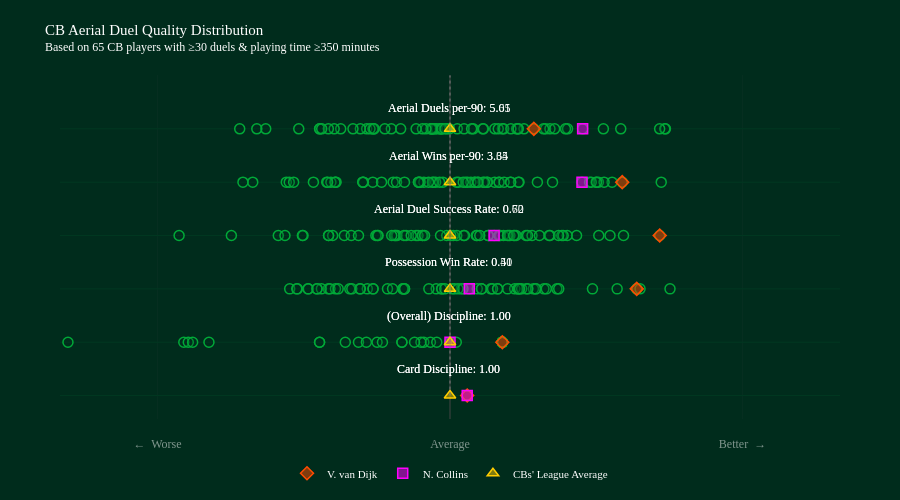

Source (notebook cell):
### Code cell
from classes.visual import DistributionPlot


# Create distribution plot for z-scores
dist_plot = DistributionPlot(
    columns = metrics,
    labels = ["←  Worse", "Average", "Better  →"],
    quality_metric_labels = Quality_Metric_labels,
    quality_metric_value_columns = Quality_Metric_label_Value_displayed
)

# Add title
dist_plot.add_title(
    title="CB Aerial Duel Quality Distribution",
    subtitle=f"Based on {len(duel_summary)} CB players with ≥{min_num_duels_involved_in_threshold} duels & playing time ≥{min_minutes_played_threshold} minutes"
)

# Convert z_scores to dataframe format expected by add_group_data
# and merge the raw metric columns so annotation text can show non-z values.
z_scores_df = z_scores.reset_index()

raw_metric_columns = list(dict.fromkeys(Quality_Metric_label_Value_displayed.values()))
missing_raw_metric_columns = [col for col in raw_metric_columns if col not in duel_summary.columns]
if missing_raw_metric_columns:
    raise KeyError(
        "Missing raw metric column(s) required for annotation values: "
        + ", ".join(missing_raw_metric_columns)
    )

raw_metrics_df = duel_summary[raw_metric_columns].reset_index()

z_scores_df = z_scores_df.merge(
    raw_metrics_df,
    on=["player.id", "player.name"],
    how="left",
    validate="one_to_one",
)


# Create hover payload by z-scored metric, containing the raw metric value and the z-score for that metric, to be used in the distribution plot hover annotations
# this allows us to show both the z-score and the actual metric value in the hover tooltip for each player, providing more context and interpretability to the distribution plot.

hover_payload_suffix = "_hover_payload"
hover_string = "%{customdata[0]} = %{customdata[1]:.2f}<br>Respective Z-score = %{customdata[2]:.2f}"

for metric in metrics:
    raw_metric = Quality_Metric_label_Value_displayed.get(metric, metric.replace("z_", "", 1))
    metric_label = Quality_Metric_labels.get(metric, metric)
    z_scores_df[f"{metric}{hover_payload_suffix}"] = list(
        zip(
            [metric_label] * len(z_scores_df),
            z_scores_df[raw_metric],
            pd.to_numeric(z_scores_df[metric], errors="coerce"),
        )
    )


# Add all players as group data (background distribution)
dist_plot.add_group_data(
    df_plot=z_scores_df,
    plots="",  # No suffix needed since columns are already z-scores
    names=z_scores_df["player.name"],
    legend="All players",
    hover=hover_payload_suffix,
    hover_string=hover_string
)


# Highlight/Select a specific player (CB #1) --> (ex: player.id = 370  ==> V. van Dijk)
selected_player = z_scores_df[z_scores_df["player.id"] == 370]
if not selected_player.empty:
    player_name = selected_player["player.name"].iloc[0]
    dist_plot.add_data_point(
        ser_plot=selected_player.iloc[0],
        plots="",
        name=player_name,
        hover=hover_payload_suffix,
        hover_string=hover_string,
        add_annotations=True
    )



# Highlight/Select a specific player (CB #2) --> (ex: player.id = 479155  ==>  N. Collins)
selected_player = z_scores_df[z_scores_df["player.id"] == 479155]
if not selected_player.empty:
    player_name = selected_player["player.name"].iloc[0]
    dist_plot.add_data_point(
        ser_plot=selected_player.iloc[0],
        plots="",
        name=player_name,
        hover=hover_payload_suffix,
        hover_string=hover_string,
        add_annotations=True
    )




# Calculate cohort averages (raw metric values & z-scores)
cb_avg_raw_metrics = pd.Series(
    {
        raw_col: pd.to_numeric(z_scores_df[raw_col], errors="coerce").mean()
        for raw_col in raw_metric_columns
    }
)
cb_avg_z_scores = pd.Series(
    {
        z_col: pd.to_numeric(z_scores_df[z_col], errors="coerce").mean()
        for z_col in metrics
    }
)

cb_averages_summary = pd.DataFrame(
    {
        "metric": metrics,
        "avg_metric_value": [cb_avg_raw_metrics.get(Quality_Metric_label_Value_displayed[m], float("nan")) for m in metrics],
        "avg_z_score": [cb_avg_z_scores.get(m, float("nan")) for m in metrics],
    }
)


# 

cb_average_point = cb_avg_z_scores.copy()
for metric, raw_metric in Quality_Metric_label_Value_displayed.items():
    cb_average_point[raw_metric] = cb_avg_raw_metrics.get(raw_metric, float("nan"))
for metric in metrics:
    raw_metric = Quality_Metric_label_Value_displayed.get(metric, metric.replace("z_", "", 1))
    metric_label = Quality_Metric_labels.get(metric, metric)
    cb_average_point[f"{metric}{hover_payload_suffix}"] = [
        metric_label,
        cb_average_point.get(raw_metric, float("nan")),
        cb_average_point.get(metric, float("nan")),
    ]

cb_average_point["player.id"] = -1
cb_average_point["player.name"] = "CBs' League Average"


# Add All-CBs average as a distinct data point (using averaged z-scores)
dist_plot.add_data_point(
    ser_plot=cb_average_point,
    plots="",
    name="CBs' League Average",
    hover=hover_payload_suffix,
    hover_string=hover_string,
    add_annotations=False
)

# For Jupyter notebooks, use this to display
dist_plot.fig.show()

### Figure 1 — Plotly figure (JSON) as saved in the notebook; plotly's stock layout.template omitted (floating-point values rounded to 4 significant figures; data arrays with more than 128 entries replaced by an {"elided": "..."} marker saying what was removed)
{"data": [{"customdata": {"elided": "65x3 mixed values"}, "hovertemplate": "%{text}<br>%{customdata[0]} = %{customdata[1]:.2f}<br>Respective Z-score = %{customdata[2]:.2f}<extra></extra>", "marker": {"color": "rgba(0, 44, 28, 0.2)", "line": {"color": "rgba(0, 169, 56, 1)", "width": 1.5}, "size": 10}, "mode": "markers", "showlegend": false, "text": ["N. Collins", "M. Kilman", "V. van Dijk", "D. Burn", "N. Milenković", "Murillo", "L. Colwill", "M. Lacroix", "I. Zabarnyi", "W. Saliba", "M. Guéhi", "J. van Hecke", "F. Schär", "J. Tarkowski", "C. Bassey", "T. Harwood-Bellis", "W. Faes", "J. Andersen", "I. Konaté", "J. Bednarek", "Toti", "J. Branthwaite", "D. O'Shea", "Dean Huijsen", "E. Konsa", "Gabriel Magalhaes", "Rúben Dias", "M. de Ligt", "L. Dunk", "K. Mavropanos", "Pau Torres", "M. Akanji", "C. Richards", "E. Pinnock", "J. Todibo", "T. Chalobah", "J. Greaves", "H. Maguire", "C. Coady", "S. Bueno", "L. Martínez", "M. Doherty", "S. van den Berg", "C. Burgess", "T. Adarabioyo", "C. Romero", "E. Agbadou", "J. Vestergaard", "B. Davies", "I. Diop", "R. Drăgușin", "L. Yoro", "L. Woolfenden", "C. Okoli", "M. Senesi", "T. Mings", "M. Keane", "M. van de Ven", "C. Dawson", "J. Gvardiol", "A. Webster", "W. Fofana", "N. Mazraoui", "K. Danso", "S. Botman"], "type": "scatter", "x": [0.1766, 0.1766, 0.1766, 0.1766, -5.27, 0.1766, -5.854, 0.1766, 0.1766, 0.1766, 0.1766, 0.1766, 0.1766, 0.1766, 0.1766, 0.1766, 0.1766, 0.1766, 0.1766, 0.1766, 0.1766, 0.1766, 0.1766, 0.1766, 0.1766, 0.1766, 0.1766, 0.1766, 0.1766, 0.1766, 0.1766, 0.1766, 0.1766, 0.1766, 0.1766, 0.1766, 0.1766, 0.1766, 0.1766, 0.1766, 0.1766, 0.1766, 0.1766, 0.1766, 0.1766, 0.1766, 0.1766, 0.1766, 0.1766, 0.1766, 0.1766, 0.1766, 0.1766, 0.1766, 0.1766, 0.1766, 0.1766, 0.1766, 0.1766, 0.1766, 0.1766, 0.1766, 0.1766, 0.1766, 0.1766], "y": [0, 0, 0, 0, 0, 0, 0, 0, 0, 0, 0, 0, 0, 0, 0, 0, 0, 0, 0, 0, 0, 0, 0, 0, 0, 0, 0, 0, 0, 0, 0, 0, 0, 0, 0, 0, 0, 0, 0, 0, 0, 0, 0, 0, 0, 0, 0, 0, 0, 0, 0, 0, 0, 0, 0, 0, 0, 0, 0, 0, 0, 0, 0, 0, 0]}, {"customdata": {"elided": "65x3 mixed values"}, "hovertemplate": "%{text}<br>%{customdata[0]} = %{customdata[1]:.2f}<br>Respective Z-score = %{customdata[2]:.2f}<extra></extra>", "marker": {"color": "rgba(0, 44, 28, 0.2)", "line": {"color": "rgba(0, 169, 56, 1)", "width": 1.5}, "size": 10}, "mode": "markers", "showlegend": false, "text": ["N. Collins", "M. Kilman", "V. van Dijk", "D. Burn", "N. Milenković", "Murillo", "L. Colwill", "M. Lacroix", "I. Zabarnyi", "W. Saliba", "M. Guéhi", "J. van Hecke", "F. Schär", "J. Tarkowski", "C. Bassey", "T. Harwood-Bellis", "W. Faes", "J. Andersen", "I. Konaté", "J. Bednarek", "Toti", "J. Branthwaite", "D. O'Shea", "Dean Huijsen", "E. Konsa", "Gabriel Magalhaes", "Rúben Dias", "M. de Ligt", "L. Dunk", "K. Mavropanos", "Pau Torres", "M. Akanji", "C. Richards", "E. Pinnock", "J. Todibo", "T. Chalobah", "J. Greaves", "H. Maguire", "C. Coady", "S. Bueno", "L. Martínez", "M. Doherty", "S. van den Berg", "C. Burgess", "T. Adarabioyo", "C. Romero", "E. Agbadou", "J. Vestergaard", "B. Davies", "I. Diop", "R. Drăgușin", "L. Yoro", "L. Woolfenden", "C. Okoli", "M. Senesi", "T. Mings", "M. Keane", "M. van de Ven", "C. Dawson", "J. Gvardiol", "A. Webster", "W. Fofana", "N. Mazraoui", "K. Danso", "S. Botman"], "type": "scatter", "x": [-2.867e-05, 0.5368, 0.5368, 0.0643, -0.9386, 0.5368, -2.73, -0.2684, 0.5368, 0.5368, -0.2009, 0.5368, 0.5368, -0.1358, 0.5368, 0.5368, 0.5368, -0.2978, 0.5368, 0.5368, -0.748, -0.4933, 0.5368, -0.3636, 0.5368, 0.5368, -0.8577, -0.6927, 0.5368, 0.5368, 0.5368, -1.074, 0.5368, 0.5368, 0.5368, 0.5368, -0.4933, 0.5368, 0.5368, 0.5368, 0.5368, 0.5368, 0.5368, 0.5368, -2.684, -3.918, 0.5368, 0.5368, 0.5368, 0.5368, 0.5368, 0.5368, 0.5368, -1.338, 0.5368, -1.338, 0.5368, 0.5368, 0.5368, 0.5368, -2.472, -2.639, 0.5368, 0.5368, 0.5368], "y": [1, 1, 1, 1, 1, 1, 1, 1, 1, 1, 1, 1, 1, 1, 1, 1, 1, 1, 1, 1, 1, 1, 1, 1, 1, 1, 1, 1, 1, 1, 1, 1, 1, 1, 1, 1, 1, 1, 1, 1, 1, 1, 1, 1, 1, 1, 1, 1, 1, 1, 1, 1, 1, 1, 1, 1, 1, 1, 1, 1, 1, 1, 1, 1, 1]}, {"customdata": {"elided": "65x3 mixed values"}, "hovertemplate": "%{text}<br>%{customdata[0]} = %{customdata[1]:.2f}<br>Respective Z-score = %{customdata[2]:.2f}<extra></extra>", "marker": {"color": "rgba(0, 44, 28, 0.2)", "line": {"color": "rgba(0, 169, 56, 1)", "width": 1.5}, "size": 10}, "mode": "markers", "showlegend": false, "text": ["N. Collins", "M. Kilman", "V. van Dijk", "D. Burn", "N. Milenković", "Murillo", "L. Colwill", "M. Lacroix", "I. Zabarnyi", "W. Saliba", "M. Guéhi", "J. van Hecke", "F. Schär", "J. Tarkowski", "C. Bassey", "T. Harwood-Bellis", "W. Faes", "J. Andersen", "I. Konaté", "J. Bednarek", "Toti", "J. Branthwaite", "D. O'Shea", "Dean Huijsen", "E. Konsa", "Gabriel Magalhaes", "Rúben Dias", "M. de Ligt", "L. Dunk", "K. Mavropanos", "Pau Torres", "M. Akanji", "C. Richards", "E. Pinnock", "J. Todibo", "T. Chalobah", "J. Greaves", "H. Maguire", "C. Coady", "S. Bueno", "L. Martínez", "M. Doherty", "S. van den Berg", "C. Burgess", "T. Adarabioyo", "C. Romero", "E. Agbadou", "J. Vestergaard", "B. Davies", "I. Diop", "R. Drăgușin", "L. Yoro", "L. Woolfenden", "C. Okoli", "M. Senesi", "T. Mings", "M. Keane", "M. van de Ven", "C. Dawson", "J. Gvardiol", "A. Webster", "W. Fofana", "N. Mazraoui", "K. Danso", "S. Botman"], "type": "scatter", "x": [0.1981, 0.6636, 1.915, -0.08577, 0.1153, 1.096, 0.856, -1.248, 0.4892, 2.256, -0.4662, 1.115, -1.174, -0.8482, -0.1413, -1.644, -1.453, 0.7823, 1.949, 0.9633, 1.461, 0.02272, -0.6411, 0.5907, 0.04527, -0.217, -0.4839, 0.9875, 0.08156, 0.2797, -1.028, -1.565, -1.319, 0.4194, -0.7893, 0.3235, 0.6994, 0.4359, -0.9246, -0.589, -1.572, 1.917, -1.231, -1.007, -0.08402, -0.9193, 1.714, -0.4763, 0.4881, -1.457, 0.3235, 0.8798, -1.147, -1.364, -0.4811, -1.364, -0.4662, 0.7347, 0.8798, 0.6994, 0.1331, -0.7893, -0.05291, 0.7984, 0.7129], "y": [2, 2, 2, 2, 2, 2, 2, 2, 2, 2, 2, 2, 2, 2, 2, 2, 2, 2, 2, 2, 2, 2, 2, 2, 2, 2, 2, 2, 2, 2, 2, 2, 2, 2, 2, 2, 2, 2, 2, 2, 2, 2, 2, 2, 2, 2, 2, 2, 2, 2, 2, 2, 2, 2, 2, 2, 2, 2, 2, 2, 2, 2, 2, 2, 2]}, {"customdata": {"elided": "65x3 mixed values"}, "hovertemplate": "%{text}<br>%{customdata[0]} = %{customdata[1]:.2f}<br>Respective Z-score = %{customdata[2]:.2f}<extra></extra>", "marker": {"color": "rgba(0, 44, 28, 0.2)", "line": {"color": "rgba(0, 169, 56, 1)", "width": 1.5}, "size": 10}, "mode": "markers", "showlegend": false, "text": ["N. Collins", "M. Kilman", "V. van Dijk", "D. Burn", "N. Milenković", "Murillo", "L. Colwill", "M. Lacroix", "I. Zabarnyi", "W. Saliba", "M. Guéhi", "J. van Hecke", "F. Schär", "J. Tarkowski", "C. Bassey", "T. Harwood-Bellis", "W. Faes", "J. Andersen", "I. Konaté", "J. Bednarek", "Toti", "J. Branthwaite", "D. O'Shea", "Dean Huijsen", "E. Konsa", "Gabriel Magalhaes", "Rúben Dias", "M. de Ligt", "L. Dunk", "K. Mavropanos", "Pau Torres", "M. Akanji", "C. Richards", "E. Pinnock", "J. Todibo", "T. Chalobah", "J. Greaves", "H. Maguire", "C. Coady", "S. Bueno", "L. Martínez", "M. Doherty", "S. van den Berg", "C. Burgess", "T. Adarabioyo", "C. Romero", "E. Agbadou", "J. Vestergaard", "B. Davies", "I. Diop", "R. Drăgușin", "L. Yoro", "L. Woolfenden", "C. Okoli", "M. Senesi", "T. Mings", "M. Keane", "M. van de Ven", "C. Dawson", "J. Gvardiol", "A. Webster", "W. Fofana", "N. Mazraoui", "K. Danso", "S. Botman"], "type": "scatter", "x": [0.4525, 0.5173, 2.151, 0.548, 1.026, 0.6623, 0.5033, -0.5626, -0.03343, 0.6147, -0.5429, 0.6028, -1.084, 1.298, -0.4506, -1.013, -0.2782, 0.7795, 0.8411, 0.3907, 0.1389, 0.9172, 0.3913, 0.2692, -0.3476, 1.147, -1.507, 0.6776, 0.03325, 1.202, -2.242, -1.514, -0.3283, 1.016, -1.204, 0.06951, 1.161, 0.5895, -1.761, -0.9382, -1.693, 1.526, -1.246, -0.5543, 0.008421, -0.7603, 0.6534, -0.285, -0.5723, -0.09732, -0.5978, -0.4727, -2.779, -0.7373, -0.7441, 0.1488, 1.114, -0.2605, 1.78, 0.7955, 1.641, 0.2781, -1.246, 0.3055, -0.3976], "y": [3, 3, 3, 3, 3, 3, 3, 3, 3, 3, 3, 3, 3, 3, 3, 3, 3, 3, 3, 3, 3, 3, 3, 3, 3, 3, 3, 3, 3, 3, 3, 3, 3, 3, 3, 3, 3, 3, 3, 3, 3, 3, 3, 3, 3, 3, 3, 3, 3, 3, 3, 3, 3, 3, 3, 3, 3, 3, 3, 3, 3, 3, 3, 3, 3]}, {"customdata": {"elided": "65x3 mixed values"}, "hovertemplate": "%{text}<br>%{customdata[0]} = %{customdata[1]:.2f}<br>Respective Z-score = %{customdata[2]:.2f}<extra></extra>", "marker": {"color": "rgba(0, 44, 28, 0.2)", "line": {"color": "rgba(0, 169, 56, 1)", "width": 1.5}, "size": 10}, "mode": "markers", "showlegend": false, "text": ["N. Collins", "M. Kilman", "V. van Dijk", "D. Burn", "N. Milenković", "Murillo", "L. Colwill", "M. Lacroix", "I. Zabarnyi", "W. Saliba", "M. Guéhi", "J. van Hecke", "F. Schär", "J. Tarkowski", "C. Bassey", "T. Harwood-Bellis", "W. Faes", "J. Andersen", "I. Konaté", "J. Bednarek", "Toti", "J. Branthwaite", "D. O'Shea", "Dean Huijsen", "E. Konsa", "Gabriel Magalhaes", "Rúben Dias", "M. de Ligt", "L. Dunk", "K. Mavropanos", "Pau Torres", "M. Akanji", "C. Richards", "E. Pinnock", "J. Todibo", "T. Chalobah", "J. Greaves", "H. Maguire", "C. Coady", "S. Bueno", "L. Martínez", "M. Doherty", "S. van den Berg", "C. Burgess", "T. Adarabioyo", "C. Romero", "E. Agbadou", "J. Vestergaard", "B. Davies", "I. Diop", "R. Drăgușin", "L. Yoro", "L. Woolfenden", "C. Okoli", "M. Senesi", "T. Mings", "M. Keane", "M. van de Ven", "C. Dawson", "J. Gvardiol", "A. Webster", "W. Fofana", "N. Mazraoui", "K. Danso", "S. Botman"], "type": "scatter", "x": [1.354, 1.052, 1.766, 2.167, 0.4573, -1.168, 0.08631, -0.268, -0.07277, -0.792, 0.1608, 0.8964, -0.3057, 1.499, -1.265, -0.5828, -1.221, 0.7079, 0.6222, 0.2528, -0.7019, 0.2142, 1.663, 0.5043, -1.679, 0.3389, -1.174, 0.06754, -0.1472, 0.2899, -1.649, -1.18, 0.3781, 1.522, -1.401, -0.1673, 1.58, 0.7025, -2.023, -0.5485, -2.124, 0.5024, 0.5547, -0.3231, 0.2563, 0.1806, -0.3108, -0.8876, 1.432, -0.8921, -0.4668, -1.256, -1.604, 0.1357, 0.3842, 0.6212, 1.448, -0.1807, -0.1064, -0.3239, 0.3515, -0.2199, -0.8952, 0.2843, 1.504], "y": [4, 4, 4, 4, 4, 4, 4, 4, 4, 4, 4, 4, 4, 4, 4, 4, 4, 4, 4, 4, 4, 4, 4, 4, 4, 4, 4, 4, 4, 4, 4, 4, 4, 4, 4, 4, 4, 4, 4, 4, 4, 4, 4, 4, 4, 4, 4, 4, 4, 4, 4, 4, 4, 4, 4, 4, 4, 4, 4, 4, 4, 4, 4, 4, 4]}, {"customdata": {"elided": "65x3 mixed values"}, "hovertemplate": "%{text}<br>%{customdata[0]} = %{customdata[1]:.2f}<br>Respective Z-score = %{customdata[2]:.2f}<extra></extra>", "marker": {"color": "rgba(0, 44, 28, 0.2)", "line": {"color": "rgba(0, 169, 56, 1)", "width": 1.5}, "size": 10}, "mode": "markers", "showlegend": false, "text": ["N. Collins", "M. Kilman", "V. van Dijk", "D. Burn", "N. Milenković", "Murillo", "L. Colwill", "M. Lacroix", "I. Zabarnyi", "W. Saliba", "M. Guéhi", "J. van Hecke", "F. Schär", "J. Tarkowski", "C. Bassey", "T. Harwood-Bellis", "W. Faes", "J. Andersen", "I. Konaté", "J. Bednarek", "Toti", "J. Branthwaite", "D. O'Shea", "Dean Huijsen", "E. Konsa", "Gabriel Magalhaes", "Rúben Dias", "M. de Ligt", "L. Dunk", "K. Mavropanos", "Pau Torres", "M. Akanji", "C. Richards", "E. Pinnock", "J. Todibo", "T. Chalobah", "J. Greaves", "H. Maguire", "C. Coady", "S. Bueno", "L. Martínez", "M. Doherty", "S. van den Berg", "C. Burgess", "T. Adarabioyo", "C. Romero", "E. Agbadou", "J. Vestergaard", "B. Davies", "I. Diop", "R. Drăgușin", "L. Yoro", "L. Woolfenden", "C. Okoli", "M. Senesi", "T. Mings", "M. Keane", "M. van de Ven", "C. Dawson", "J. Gvardiol", "A. Webster", "W. Fofana", "N. Mazraoui", "K. Danso", "S. Botman"], "type": "scatter", "x": [1.36, 0.9803, 0.8599, 2.21, 0.07455, -1.551, -0.09724, -0.006353, -0.03139, -1.121, 0.5371, 0.7588, 0.2388, 1.025, -1.335, -0.1875, -1.338, 0.4592, 0.3361, 0.1438, -0.8545, -0.1368, 1.751, 0.4948, -1.89, -0.1011, -0.7851, -0.1944, -0.1525, -0.1745, -1.188, -0.79, 0.6835, 1.206, -1.248, -0.1933, 1.185, 0.5503, -1.982, -0.1803, -2.157, -0.0885, 1.573, -0.08197, 0.3424, 0.699, -0.6018, -0.9194, 2.203, -0.9952, -0.2463, -1.316, -0.8206, 0.6244, 0.9591, 0.6979, 1.073, -0.05104, -0.7785, -0.6689, -0.2827, -0.3477, -0.506, 0.2219, 2.15], "y": [5, 5, 5, 5, 5, 5, 5, 5, 5, 5, 5, 5, 5, 5, 5, 5, 5, 5, 5, 5, 5, 5, 5, 5, 5, 5, 5, 5, 5, 5, 5, 5, 5, 5, 5, 5, 5, 5, 5, 5, 5, 5, 5, 5, 5, 5, 5, 5, 5, 5, 5, 5, 5, 5, 5, 5, 5, 5, 5, 5, 5, 5, 5, 5, 5]}, {"customdata": [["Card Discipline", 1, 0.1766]], "hovertemplate": "%{text}<br>%{customdata[0]} = %{customdata[1]:.2f}<br>Respective Z-score = %{customdata[2]:.2f}<extra></extra>", "marker": {"color": "rgba(255, 75, 0, 0.5)", "line": {"color": "rgba(255, 75, 0, 1)", "width": 1.5}, "size": 10, "symbol": "diamond"}, "mode": "markers", "name": "V. van Dijk", "showlegend": true, "text": ["V. van Dijk"], "type": "scatter", "x": [0.1766], "y": [0]}, {"customdata": [["(Overall) Discipline", 1, 0.5368]], "hovertemplate": "%{text}<br>%{customdata[0]} = %{customdata[1]:.2f}<br>Respective Z-score = %{customdata[2]:.2f}<extra></extra>", "marker": {"color": "rgba(255, 75, 0, 0.5)", "line": {"color": "rgba(255, 75, 0, 1)", "width": 1.5}, "size": 10, "symbol": "diamond"}, "mode": "markers", "name": "V. van Dijk", "showlegend": false, "text": ["V. van Dijk"], "type": "scatter", "x": [0.5368], "y": [1]}, {"customdata": [["Possession Win Rate", 0.5134, 1.915]], "hovertemplate": "%{text}<br>%{customdata[0]} = %{customdata[1]:.2f}<br>Respective Z-score = %{customdata[2]:.2f}<extra></extra>", "marker": {"color": "rgba(255, 75, 0, 0.5)", "line": {"color": "rgba(255, 75, 0, 1)", "width": 1.5}, "size": 10, "symbol": "diamond"}, "mode": "markers", "name": "V. van Dijk", "showlegend": false, "text": ["V. van Dijk"], "type": "scatter", "x": [1.915], "y": [2]}, {"customdata": [["Aerial Duel Success Rate", 0.7219, 2.151]], "hovertemplate": "%{text}<br>%{customdata[0]} = %{customdata[1]:.2f}<br>Respective Z-score = %{customdata[2]:.2f}<extra></extra>", "marker": {"color": "rgba(255, 75, 0, 0.5)", "line": {"color": "rgba(255, 75, 0, 1)", "width": 1.5}, "size": 10, "symbol": "diamond"}, "mode": "markers", "name": "V. van Dijk", "showlegend": false, "text": ["V. van Dijk"], "type": "scatter", "x": [2.151], "y": [3]}, {"customdata": [["Aerial Wins per-90", 3.649, 1.766]], "hovertemplate": "%{text}<br>%{customdata[0]} = %{customdata[1]:.2f}<br>Respective Z-score = %{customdata[2]:.2f}<extra></extra>", "marker": {"color": "rgba(255, 75, 0, 0.5)", "line": {"color": "rgba(255, 75, 0, 1)", "width": 1.5}, "size": 10, "symbol": "diamond"}, "mode": "markers", "name": "V. van Dijk", "showlegend": false, "text": ["V. van Dijk"], "type": "scatter", "x": [1.766], "y": [4]}, {"customdata": [["Aerial Duels per-90", 5.054, 0.8599]], "hovertemplate": "%{text}<br>%{customdata[0]} = %{customdata[1]:.2f}<br>Respective Z-score = %{customdata[2]:.2f}<extra></extra>", "marker": {"color": "rgba(255, 75, 0, 0.5)", "line": {"color": "rgba(255, 75, 0, 1)", "width": 1.5}, "size": 10, "symbol": "diamond"}, "mode": "markers", "name": "V. van Dijk", "showlegend": false, "text": ["V. van Dijk"], "type": "scatter", "x": [0.8599], "y": [5]}, {"customdata": [["Card Discipline", 1, 0.1766]], "hovertemplate": "%{text}<br>%{customdata[0]} = %{customdata[1]:.2f}<br>Respective Z-score = %{customdata[2]:.2f}<extra></extra>", "marker": {"color": "rgba(255, 0, 255, 0.5)", "line": {"color": "rgba(255, 0, 255, 1)", "width": 1.5}, "size": 10, "symbol": "square"}, "mode": "markers", "name": "N. Collins", "showlegend": true, "text": ["N. Collins"], "type": "scatter", "x": [0.1766], "y": [0]}, {"customdata": [["(Overall) Discipline", 0.9953, -2.867e-05]], "hovertemplate": "%{text}<br>%{customdata[0]} = %{customdata[1]:.2f}<br>Respective Z-score = %{customdata[2]:.2f}<extra></extra>", "marker": {"color": "rgba(255, 0, 255, 0.5)", "line": {"color": "rgba(255, 0, 255, 1)", "width": 1.5}, "size": 10, "symbol": "square"}, "mode": "markers", "name": "N. Collins", "showlegend": false, "text": ["N. Collins"], "type": "scatter", "x": [-2.867e-05], "y": [1]}, {"customdata": [["Possession Win Rate", 0.3991, 0.1981]], "hovertemplate": "%{text}<br>%{customdata[0]} = %{customdata[1]:.2f}<br>Respective Z-score = %{customdata[2]:.2f}<extra></extra>", "marker": {"color": "rgba(255, 0, 255, 0.5)", "line": {"color": "rgba(255, 0, 255, 1)", "width": 1.5}, "size": 10, "symbol": "square"}, "mode": "markers", "name": "N. Collins", "showlegend": false, "text": ["N. Collins"], "type": "scatter", "x": [0.1981], "y": [2]}, {"customdata": [["Aerial Duel Success Rate", 0.5962, 0.4525]], "hovertemplate": "%{text}<br>%{customdata[0]} = %{customdata[1]:.2f}<br>Respective Z-score = %{customdata[2]:.2f}<extra></extra>", "marker": {"color": "rgba(255, 0, 255, 0.5)", "line": {"color": "rgba(255, 0, 255, 1)", "width": 1.5}, "size": 10, "symbol": "square"}, "mode": "markers", "name": "N. Collins", "showlegend": false, "text": ["N. Collins"], "type": "scatter", "x": [0.4525], "y": [3]}, {"customdata": [["Aerial Wins per-90", 3.342, 1.354]], "hovertemplate": "%{text}<br>%{customdata[0]} = %{customdata[1]:.2f}<br>Respective Z-score = %{customdata[2]:.2f}<extra></extra>", "marker": {"color": "rgba(255, 0, 255, 0.5)", "line": {"color": "rgba(255, 0, 255, 1)", "width": 1.5}, "size": 10, "symbol": "square"}, "mode": "markers", "name": "N. Collins", "showlegend": false, "text": ["N. Collins"], "type": "scatter", "x": [1.354], "y": [4]}, {"customdata": [["Aerial Duels per-90", 5.605, 1.36]], "hovertemplate": "%{text}<br>%{customdata[0]} = %{customdata[1]:.2f}<br>Respective Z-score = %{customdata[2]:.2f}<extra></extra>", "marker": {"color": "rgba(255, 0, 255, 0.5)", "line": {"color": "rgba(255, 0, 255, 1)", "width": 1.5}, "size": 10, "symbol": "square"}, "mode": "markers", "name": "N. Collins", "showlegend": false, "text": ["N. Collins"], "type": "scatter", "x": [1.36], "y": [5]}, {"customdata": [["Card Discipline", 0.9998, 4.27e-15]], "hovertemplate": "%{text}<br>%{customdata[0]} = %{customdata[1]:.2f}<br>Respective Z-score = %{customdata[2]:.2f}<extra></extra>", "marker": {"color": "rgba(255, 204, 0, 0.5)", "line": {"color": "rgba(255, 204, 0, 1)", "width": 1.5}, "size": 10, "symbol": "triangle-up"}, "mode": "markers", "name": "CBs' League Average", "showlegend": true, "text": ["CBs' League Average"], "type": "scatter", "x": [4.27e-15], "y": [0]}, {"customdata": [["(Overall) Discipline", 0.9953, -1.054e-14]], "hovertemplate": "%{text}<br>%{customdata[0]} = %{customdata[1]:.2f}<br>Respective Z-score = %{customdata[2]:.2f}<extra></extra>", "marker": {"color": "rgba(255, 204, 0, 0.5)", "line": {"color": "rgba(255, 204, 0, 1)", "width": 1.5}, "size": 10, "symbol": "triangle-up"}, "mode": "markers", "name": "CBs' League Average", "showlegend": false, "text": ["CBs' League Average"], "type": "scatter", "x": [-1.054e-14], "y": [1]}, {"customdata": [["Possession Win Rate", 0.3859, 1.247e-16]], "hovertemplate": "%{text}<br>%{customdata[0]} = %{customdata[1]:.2f}<br>Respective Z-score = %{customdata[2]:.2f}<extra></extra>", "marker": {"color": "rgba(255, 204, 0, 0.5)", "line": {"color": "rgba(255, 204, 0, 1)", "width": 1.5}, "size": 10, "symbol": "triangle-up"}, "mode": "markers", "name": "CBs' League Average", "showlegend": false, "text": ["CBs' League Average"], "type": "scatter", "x": [1.247e-16], "y": [2]}, {"customdata": [["Aerial Duel Success Rate", 0.5628, -1.443e-16]], "hovertemplate": "%{text}<br>%{customdata[0]} = %{customdata[1]:.2f}<br>Respective Z-score = %{customdata[2]:.2f}<extra></extra>", "marker": {"color": "rgba(255, 204, 0, 0.5)", "line": {"color": "rgba(255, 204, 0, 1)", "width": 1.5}, "size": 10, "symbol": "triangle-up"}, "mode": "markers", "name": "CBs' League Average", "showlegend": false, "text": ["CBs' League Average"], "type": "scatter", "x": [-1.443e-16], "y": [3]}, {"customdata": [["Aerial Wins per-90", 2.336, -2.972e-16]], "hovertemplate": "%{text}<br>%{customdata[0]} = %{customdata[1]:.2f}<br>Respective Z-score = %{customdata[2]:.2f}<extra></extra>", "marker": {"color": "rgba(255, 204, 0, 0.5)", "line": {"color": "rgba(255, 204, 0, 1)", "width": 1.5}, "size": 10, "symbol": "triangle-up"}, "mode": "markers", "name": "CBs' League Average", "showlegend": false, "text": ["CBs' League Average"], "type": "scatter", "x": [-2.972e-16], "y": [4]}, {"customdata": [["Aerial Duels per-90", 4.107, -5.466e-17]], "hovertemplate": "%{text}<br>%{customdata[0]} = %{customdata[1]:.2f}<br>Respective Z-score = %{customdata[2]:.2f}<extra></extra>", "marker": {"color": "rgba(255, 204, 0, 0.5)", "line": {"color": "rgba(255, 204, 0, 1)", "width": 1.5}, "size": 10, "symbol": "triangle-up"}, "mode": "markers", "name": "CBs' League Average", "showlegend": false, "text": ["CBs' League Average"], "type": "scatter", "x": [-5.466e-17], "y": [5]}], "layout": {"annotations": [{"font": {"color": "rgba(255, 255, 255, 1)", "family": "Gilroy-Light", "size": 12}, "showarrow": false, "text": "<span style=''>Card Discipline: 1.00 </span>", "x": 0, "xanchor": "center", "y": 0.5, "yanchor": "middle"}, {"font": {"color": "rgba(255, 255, 255, 1)", "family": "Gilroy-Light", "size": 12}, "showarrow": false, "text": "<span style=''>(Overall) Discipline: 1.00 </span>", "x": 0, "xanchor": "center", "y": 1.5, "yanchor": "middle"}, {"font": {"color": "rgba(255, 255, 255, 1)", "family": "Gilroy-Light", "size": 12}, "showarrow": false, "text": "<span style=''>Possession Win Rate: 0.51 </span>", "x": 0, "xanchor": "center", "y": 2.5, "yanchor": "middle"}, {"font": {"color": "rgba(255, 255, 255, 1)", "family": "Gilroy-Light", "size": 12}, "showarrow": false, "text": "<span style=''>Aerial Duel Success Rate: 0.72 </span>", "x": 0, "xanchor": "center", "y": 3.5, "yanchor": "middle"}, {"font": {"color": "rgba(255, 255, 255, 1)", "family": "Gilroy-Light", "size": 12}, "showarrow": false, "text": "<span style=''>Aerial Wins per-90: 3.65 </span>", "x": 0, "xanchor": "center", "y": 4.5, "yanchor": "middle"}, {"font": {"color": "rgba(255, 255, 255, 1)", "family": "Gilroy-Light", "size": 12}, "showarrow": false, "text": "<span style=''>Aerial Duels per-90: 5.05 </span>", "x": 0, "xanchor": "center", "y": 5.4, "yanchor": "middle"}, {"font": {"color": "rgba(255, 255, 255, 1)", "family": "Gilroy-Light", "size": 12}, "showarrow": false, "text": "<span style=''>Card Discipline: 1.00 </span>", "x": 0, "xanchor": "center", "y": 0.5, "yanchor": "middle"}, {"font": {"color": "rgba(255, 255, 255, 1)", "family": "Gilroy-Light", "size": 12}, "showarrow": false, "text": "<span style=''>(Overall) Discipline: 1.00 </span>", "x": 0, "xanchor": "center", "y": 1.5, "yanchor": "middle"}, {"font": {"color": "rgba(255, 255, 255, 1)", "family": "Gilroy-Light", "size": 12}, "showarrow": false, "text": "<span style=''>Possession Win Rate: 0.40 </span>", "x": 0, "xanchor": "center", "y": 2.5, "yanchor": "middle"}, {"font": {"color": "rgba(255, 255, 255, 1)", "family": "Gilroy-Light", "size": 12}, "showarrow": false, "text": "<span style=''>Aerial Duel Success Rate: 0.60 </span>", "x": 0, "xanchor": "center", "y": 3.5, "yanchor": "middle"}, {"font": {"color": "rgba(255, 255, 255, 1)", "family": "Gilroy-Light", "size": 12}, "showarrow": false, "text": "<span style=''>Aerial Wins per-90: 3.34 </span>", "x": 0, "xanchor": "center", "y": 4.5, "yanchor": "middle"}, {"font": {"color": "rgba(255, 255, 255, 1)", "family": "Gilroy-Light", "size": 12}, "showarrow": false, "text": "<span style=''>Aerial Duels per-90: 5.61 </span>", "x": 0, "xanchor": "center", "y": 5.4, "yanchor": "middle"}], "autosize": true, "height": 500, "legend": {"font": {"color": "rgba(255, 255, 255, 1)", "family": "Gilroy-Light", "size": 11}, "itemclick": false, "itemdoubleclick": false, "orientation": "h", "valign": "middle", "x": 0.5, "xanchor": "center", "y": -0.2, "yanchor": "bottom"}, "margin": {"b": 70, "l": 60, "pad": 16, "r": 60, "t": 75}, "paper_bgcolor": "rgba(0, 44, 28, 1)", "plot_bgcolor": "rgba(0, 44, 28, 1)", "shapes": [{"line": {"color": "gray", "dash": "dot", "width": 1}, "type": "line", "x0": 0, "x1": 0, "y0": 0, "y1": 6}], "title": {"font": {"color": "rgba(255, 255, 255, 1)", "family": "Gilroy-Medium", "size": 12}, "text": "<span style='font-size: 15.0px'>CB Aerial Duel Quality Distribution</span><br>Based on 65 CB players with ≥30 duels & playing time ≥350 minutes", "x": 0.05, "xanchor": "left", "y": 0.93, "yanchor": "top"}, "xaxis": {"fixedrange": true, "range": [-4, 4], "tickfont": {"color": "rgba(255, 255, 255, 0.5)", "family": "Gilroy-Light", "size": 12}, "tickmode": "array", "ticktext": ["←  Worse", "Average", "Better  →"], "tickvals": [-3, 0, 3]}, "yaxis": {"fixedrange": true, "gridcolor": "rgba(0, 56, 33, 1)", "showticklabels": false, "zerolinecolor": "rgba(0, 56, 33, 1)"}}}
